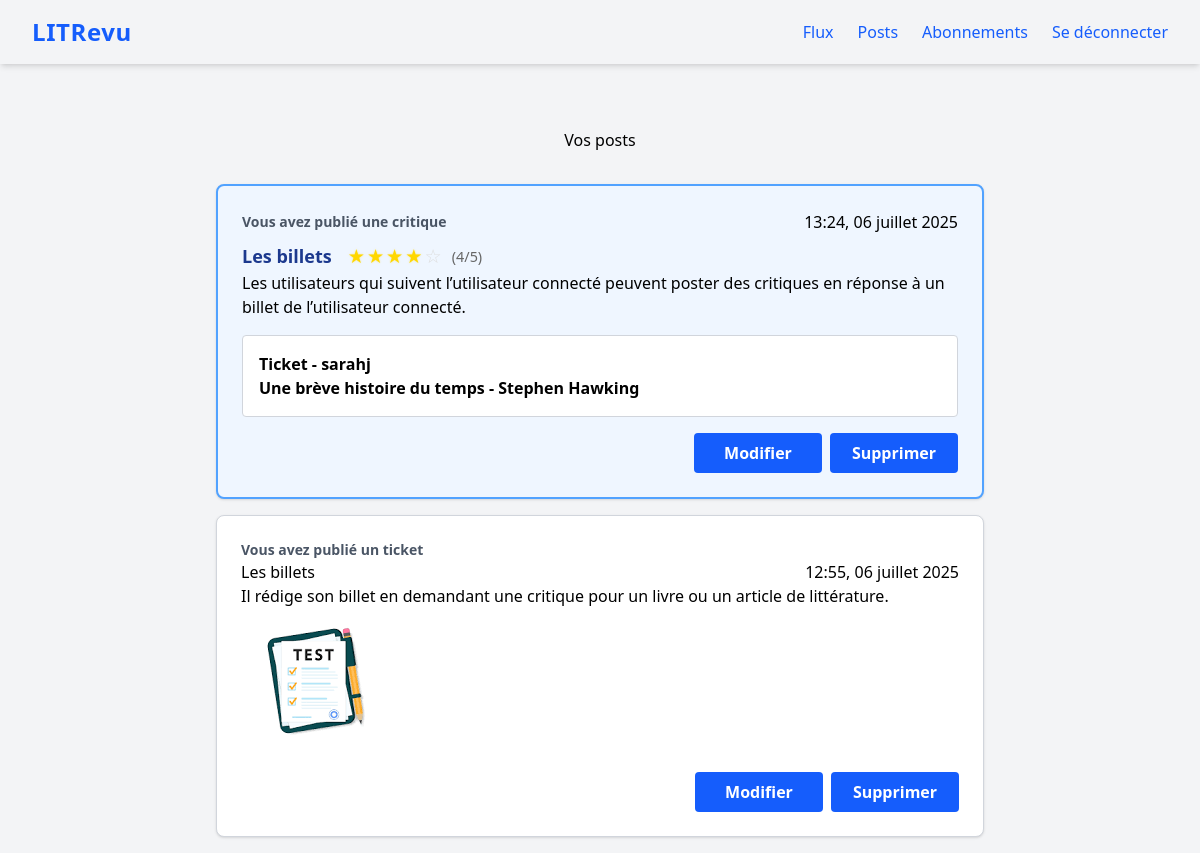
Page /posts/ (signed in) on the earlier database version.
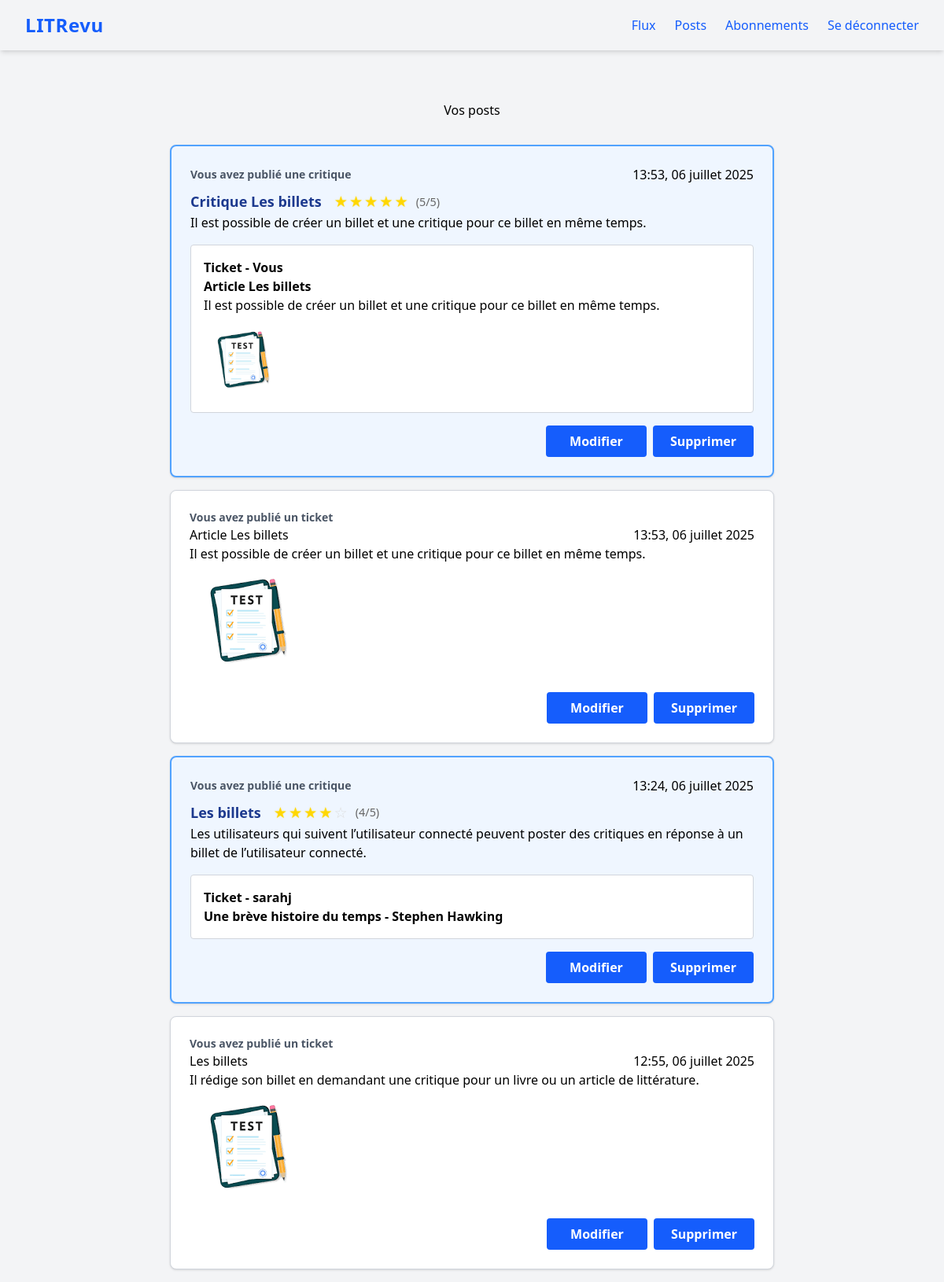
Same page on the later database version.
### review/models.py (models this page shows, shortened)
class Review(models.Model):
    ticket = models.ForeignKey(
        to=Ticket,
        related_name="reviews",
        on_delete=models.CASCADE
    )
    rating = models.IntegerField(
        validators=[MinValueValidator(0), MaxValueValidator(5)])
    headline = models.CharField(max_length=128)
    body = models.CharField(max_length=8192, blank=True)
    user = models.ForeignKey(
        to=settings.AUTH_USER_MODEL, on_delete=models.CASCADE)
    created = models.DateTimeField(auto_now_add=True)

class Ticket(models.Model):
    title = models.CharField(max_length=128)
    description = models.CharField(max_length=2048, blank=True)
    user = models.ForeignKey(
        to=settings.AUTH_USER_MODEL, on_delete=models.CASCADE)
    image = models.ImageField(blank=True, null=True)
    created = models.DateTimeField(default=timezone.now)

### authentication/models.py (models this page shows)
class User(AbstractUser):
    follows = models.ManyToManyField(
        'self',
        symmetrical=False,
        verbose_name='suit'
    )

### review/views.py (the view)
# urls.py: path('posts/', review.views.posts, name='posts'),
@login_required
def posts(request):
    tickets = models.Ticket.objects.filter(user=request.user).annotate(
        post_type=Value('ticket', output_field=CharField())
    )
    reviews = models.Review.objects.filter(user=request.user).annotate(
        post_type=Value('review', output_field=CharField())
    )
    posts = sorted(
        list(tickets) + list(reviews),
        key=lambda obj: getattr(obj, 'created', None),
        reverse=True
    )
    return render(request, 'review/posts.html', context={'posts': posts}, )

### review/templatetags/review_extras.py (called while the page is built)
@register.inclusion_tag('review/_stars.html')
def display_stars(rating):
    return {'rating': rating}

### review/templates/review/posts.html (shortened to what this page needs)
{% extends 'base.html' %}
{% load review_extras %}
{% load static %}
{% block content %}
    <main role="main">
        <h1 class="text-center my-8">Vos posts</h1>
        <div class="grid-container">
        {% for post in posts %}
            {% if post.post_type == 'review' %}
                <div class="border-2 border-blue-400 bg-blue-50 rounded-lg shadow p-6 mb-4">
                    <div class="flex justify-between items-center">
                        {% if post.user == user %}
                            <p class="text-sm text-gray-600 font-semibold">Vous avez publié une critique</p>
                        {% else %}
                            <p class="text-sm text-gray-600 font-semibold">{{ post.user }} a publié une critique</p>
                        {% endif %}
                        <p class="text-right mb-0">{{ post.created|date:"H:i, d F Y" }}</p>
                    </div>
                    <div class="flex items-baseline mt-2 gap-4">
                        <h2 class="font-bold text-lg text-blue-900">{{ post.headline }}</h2>
                        <div class="rating-display">
                            {% display_stars post.rating %}
                        </div>
                    </div>
                    <p class="mb-2">{{ post.body }}</p>
                    <div class="border border-gray-300 bg-white rounded p-4 my-4">
                        <span class="font-semibold">Ticket - {% if post.ticket.user == user %}Vous{% else %}{{ post.ticket.user }}{% endif %}</span><br>
                        <span class="font-bold">{{ post.ticket.title }}</span><br>
                        <span>{{ post.ticket.description }}</span>
                        {% if post.ticket.image %}<br>
                            <img src="{{ post.ticket.image.url }}" alt="Image du ticket {{ post.ticket.title }}" class="max-w-[100px] max-h-[100px] rounded mt-2">
                        {% endif %}
                    </div>
                    <div class="button-container-right">
                        <a href="{% url 'edit-review' post.id %}"><button type="button" class="bg-blue-600 text-white px-4 py-2 rounded hover:bg-blue-700 font-semibold transition w-32">Modifier</button></a>
                        <a href="{% url 'delete-review' post.id %}"><button type="button" class="bg-blue-600 text-white px-4 py-2 rounded hover:bg-blue-700 font-semibold transition w-32">Supprimer</button></a>
                    </div>
                </div>
            {% elif post.post_type == 'ticket' %}
                <div class="bg-white rounded-lg shadow p-6 mb-4 border border-gray-300">
                    {% if post.user == user %}
                        <p class="text-sm text-gray-600 font-semibold">Vous avez publié un ticket</p>
                    {% else %}
                        <p class="text-sm text-gray-600 font-semibold">{{ post.user }} a publié un ticket</p>
                    {% endif %}
                    {% include "review/_ticket.html" %}
                    <div class="button-container-right">
                        <a href="{% url 'edit-ticket' post.id %}"><button type="button" class="bg-blue-600 text-white px-4 py-2 rounded hover:bg-blue-700 font-semibold transition w-32">Modifier</button></a>
                        <a href="{% url 'delete-ticket' post.id %}"><button type="button" class="bg-blue-600 text-white px-4 py-2 rounded hover:bg-blue-700 font-semibold transition w-32">Supprimer</button></a>
                    </div>
                </div>
            {% endif %}
        {% endfor %}
        </div>
    </main>
{% endblock content %}

### review/templates/review/_stars.html
<div class="rating-display">
    {% for i in "12345" %}
        {% if forloop.counter <= rating %}
            <span class="star filled">★</span>
        {% else %}
            <span class="star empty">☆</span>
        {% endif %}
    {% endfor %}
    <span class="rating-text">({{ rating }}/5)</span>
</div>

### review/templates/review/_ticket.html
<div class="ticket">
    <div class="flex justify-between items-center">
        <h2 class="mb-0">{{ post.title }}</h2>
        <p class="text-right mb-0">{{ post.created|date:"H:i, d F Y" }}</p>
    </div>
    <p>{{ post.description }}</p>
    {% if post.image %}
        <img src="{{ post.image.url }}" alt="Image du ticket {{ post.title }}" class="max-w-[150px] max-h-[150px] rounded mb-2" />
    {% endif %}
</div>

Differences in the rows shown:
added Review: shows "Vous avez publié une critique", created "13:53, 06 juillet 2025", headline "Critique Les billets", rating "5", body "Il est possible de créer un billet et une critique pour ce billet en même temps.", ticket "Article Les billets", ticket.description "Il est possible de créer un billet et une critique pour ce billet en même temps.", ticket.image (picture)
added Ticket: shows "Vous avez publié un ticket", title "Article Les billets", created "13:53, 06 juillet 2025", description "Il est possible de créer un billet et une critique pour ce billet en même temps.", image (picture)
